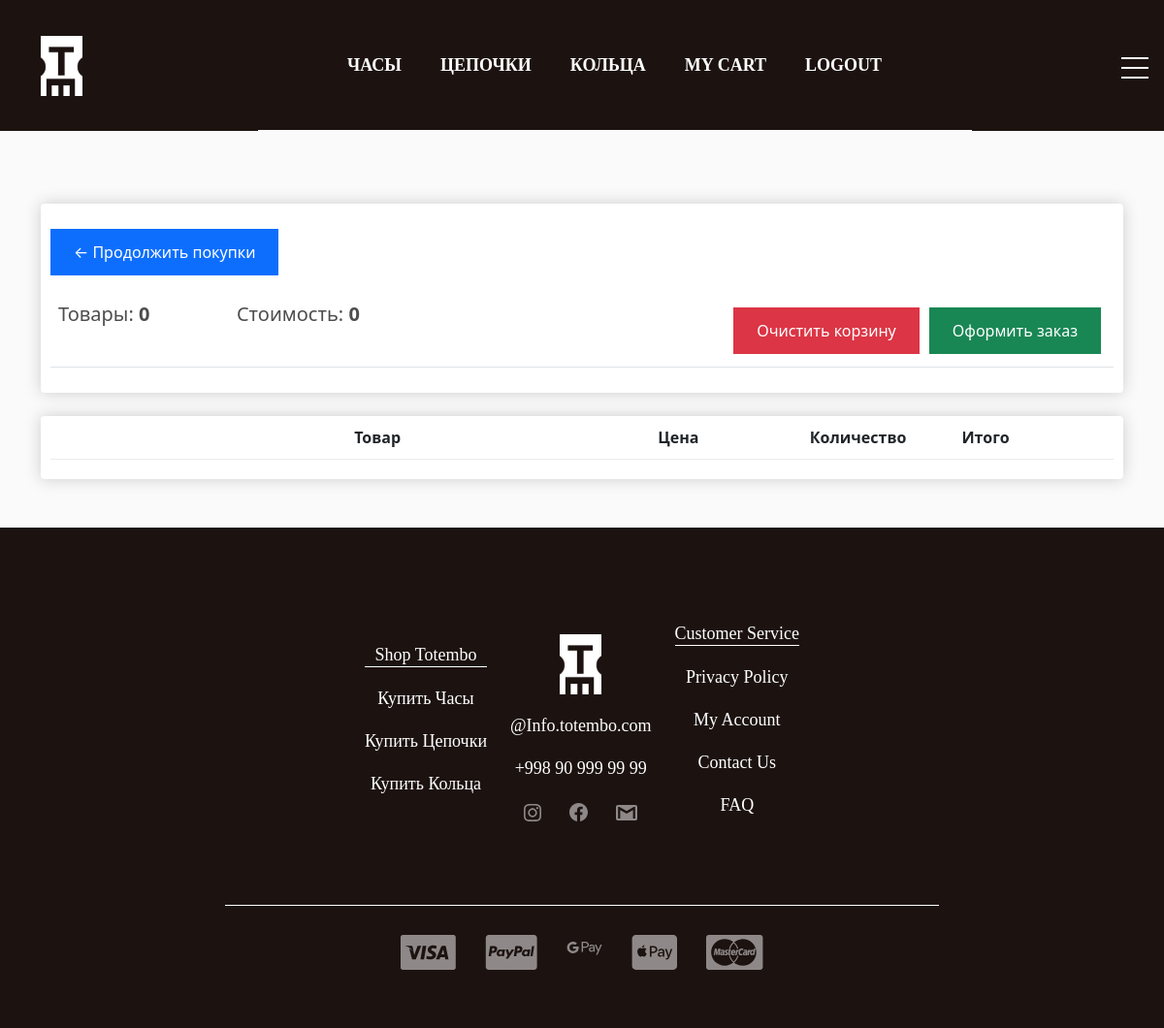
The app's page /cart (signed in) with its own data.
### store/models.py (models this page shows, shortened)
class Category(models.Model):
    title = models.CharField(max_length=50, verbose_name='Наименование категории')
    image = models.ImageField(upload_to='categories/', null=True, blank=True, verbose_name='Изображение')
    slug = models.SlugField(unique=True)
    def get_absolute_url(self):
        return reverse('category', kwargs={'slug': self.slug})
    def __str__(self):
        return self.title
    class Meta:
        verbose_name = 'Категория'
        verbose_name_plural = 'категории'

class Order(models.Model):
    customer = models.ForeignKey(Customer, on_delete=models.SET_NULL, blank=True, null=True)
    created_at = models.DateTimeField(auto_now_add=True)
    is_completed = models.BooleanField(default=False)
    @property
    def get_cart_total_price(self):
        order_products = self.orderproduct_set.all()
        total_price = sum([product.get_total_price for product in order_products])
        return total_price
    @property
    def get_cart_total_quantity(self):
        order_products = self.orderproduct_set.all()
        total_quantity = sum([product.quantity for product in order_products])
        return total_quantity
    class Meta:
        verbose_name = 'Заказ'
        verbose_name_plural = 'Заказы'

### store/views.py (the view)
# urls.py: path('cart', cart, name='cart'),
def cart(request):
    cart_info = get_cart_data(request)
    context = {
        'cart_total_quantity': cart_info['cart_total_quantity'],
        'order': cart_info['order'],
        'products': cart_info['products']
    }
    return render(request, 'store/cart.html', context)

### store/templatetags/store_tags.py (called while the page is built)
@register.simple_tag()
def get_categories():
    return Category.objects.all()

### store/utils.py (called while the page is built)
def get_cart_data(request):
    if request.user.is_authenticated:
        user_cart = CartForAuthenticatedUser(request)
        cart_info = user_cart.get_cart_info()
    return {
        'cart_total_quantity': cart_info['cart_total_quantity'],
        'cart_total_price': cart_info['cart_total_price'],
        'order': cart_info['order'],
        'products': cart_info['products']
    }

    def get_cart_info(self):
        customer, created = Customer.objects.get_or_create(
            user=self.user,
            name=self.user.username,
            email=self.user.email
        )
        order, created = Order.objects.get_or_create(
            customer=customer
        )
        order_products = order.orderproduct_set.all()
        cart_total_quantity = order.get_cart_total_quantity
        cart_total_price = order.get_cart_total_price
        return {
            'cart_total_price': cart_total_price,
            'cart_total_quantity': cart_total_quantity,
            'order': order,
            'products': order_products
        }

### store/templates/store/cart.html (shortened to what this page needs)
{% extends 'base.html' %}
{% block main %}
<main>
    <div class="container" style="margin-bottom: 50px;">
        <div class="row">
            <div class="col-lg-12">
                <div class="box-element">
                    <div style="margin-bottom: 20px;">
                        <a class="btn btn-primary" href="{% url 'product_list' %}">&#x2190; Продолжить покупки</a>
                    </div>
                    <table class="table">
                        <tr>
                            <th><h5>Товары: <strong>{{ order.get_cart_total_quantity }}</strong></h5></th>
                            <th><h5>Стоимость: <strong>{{ order.get_cart_total_price }}</strong></h5></th>
                            <th>
                                <a href="{% url 'checkout' %}" style="float:right; margin:5px;" class="btn btn-success">Оформить заказ</a>
                                <a href="{% url 'clear' %}" style="float:right; margin:5px;" class="btn btn-danger">Очистить корзину</a>
                            </th>
                        </tr>
                    </table>
                </div>
                <br>
                <div class="box-element">
                    <div class="cart-row">
                        <div style="flex:2"></div>
                        <div style="flex:2"><strong>Товар</strong></div>
                        <div style="flex:1"><strong>Цена</strong></div>
                        <div style="flex:1"><strong>Количество</strong></div>
                        <div style="flex:1"><strong>Итого</strong></div>
                    </div>
                </div>
            </div>
        </div>
    </div>
</main>
{% endblock main %}

### templates/components/_header_nav_menu.html
{% load store_tags %}
<ul class="header_nav-menu d-flex justify-content-center flex-wrap text-center">
    {% get_categories as categories %}
    {% for category in categories %}
    <li class="header_nav-item">
        <a class="header_nav-link " href="{{ category.get_absolute_url }}">
            {{ category|upper }}
        </a>
    </li>
    {% endfor %}
    {% if request.user.is_authenticated %}
    <li class="header_nav-item mt-3 mt-lg-0">
        <a class="header_nav-link " href="{% url 'cart' %}">MY CART</a>
    </li>
    {% endif %}
    <li class="header_nav-item mt-3 mt-lg-0">
        {% if not request.user.is_authenticated %}
        <a class="header_nav-link " href="{% url 'login_register' %}">
            SIGN UP
        </a>
        {% else %}
        <a class="header_nav-link " href="{% url 'logout' %}">
            LOGOUT
        </a>
        {% endif %}
    </li>
</ul>

### templates/components/_footer.html (shortened to what this page needs)
{% load static %}
{% load store_tags %}
<footer>
    <div class="container">
        <div class="row flex-column flex-md-row justify-content-center align-items-center text-center">
            <div class="col-auto mt-2 mt-md-0">
                <ul class="">
                    <li class="footer_nav-item_header">
                        <a class="footer_nav-link_header" href="{% url 'product_list' %}">
                            Shop Totembo
                        </a>
                    </li>
                    {% get_categories as categories %}
                    {% for category in categories %}
                    <li class="footer_nav-item">
                        <a class="footer_nav-link" href="{{ category.get_absolute_url }}">
                            Купить {{ category.title }}
                        </a>
                    </li>
                    {% endfor %}
                </ul>
            </div>
            <div class="col-auto mt-2 mt-md-0">
                <ul>
                    <li class="footer_nav-item"><a href="">
                        <img src="{% static 'store/images/header_logo.jpg' %}" alt="">
                    </a></li>
                    <li class="footer_nav-item"><a class="footer_nav-link"
                                                   href="mailto: @Info.totembo.com">@Info.totembo.com</a></li>
                    <li class="footer_nav-item"><a class="footer_nav-link" href="tel: +998909999999">+998 90 999 99
                        99</a></li>
                    <li class="footer_nav-item d-flex justify-content-around align-items-center">
                        <a class="footer_svg" href="">
                        </a>
                        <a class="footer_svg" href="">
                        </a>
                        <a class="footer_svg" href="">
                        </a>
                    </li>
                </ul>
            </div>
            <div class="col-auto mt-2 mt-md-0">
                <ul>
                    <li class="footer_nav-item_header"><a class="footer_nav-link_header" href="">Customer
                        Service</a></li>
                    <li class="footer_nav-item"><a class="footer_nav-link" href="">Privacy Policy</a></li>
                    <li class="footer_nav-item"><a class="footer_nav-link" href="">My Account</a></li>
                    <li class="footer_nav-item"><a class="footer_nav-link" href="">Contact Us</a></li>
                    <li class="footer_nav-item"><a class="footer_nav-link" href="">FAQ</a></li>
                </ul>
            </div>
        </div>
        <div class="row justify-content-center">
            <div class="col-8">
                <ul class="footer_pay-block d-flex justify-content-center">
                    <li class="footer_pay-card footer_svg"><a href="">
                    </a></li>
                    <li class="footer_pay-card footer_svg"><a href="">
                    </a></li>
                    <li class="footer_pay-card footer_svg"><a href="">
                    </a></li>
                    <li class="footer_pay-card footer_svg"><a href="">
                    </a></li>
                    <li class="footer_pay-card footer_svg"><a href="">
                    </a></li>
                </ul>
            </div>
        </div>
    </div>
</footer>

### store/static/store/style/style.css (style rules this page uses)
ul, li { padding: 0; margin: 0; }
a, li { text-decoration: none; list-style: none; }
.header_nav-item { list-style: none; }
.header_nav-link { font-family: Montserrat; font-weight: 600; font-size: 18px; color: #fff; line-height: 22px; margin: 0 20px; text-decoration: none; }
.header_nav-menu { border-bottom: 1px solid white; padding: 55px 0; }
.btn { display: inline-block; border: none; color: #fff; padding: 0.75rem 1.5rem; margin-top: 1rem; transition: opacity 1s ease-in-out; text-decoration: none; }
footer { background-color: #1C1311; padding-top: 90px; padding-bottom: 60px; }
.footer_nav-item_header { border-bottom: 1px solid white; }
.footer_nav-item { margin-top: 20px; }
.footer_nav-link { font-family: Montserrat; font-weight: 300; font-size: 18px; line-height: 22px; color: #FFFFFF; }
.footer_nav-link_header { font-family: Montserrat; font-weight: 500; font-size: 18px; line-height: 22px; color: #FFFFFF; }
.footer_pay-block { margin-top: 85px; padding-top: 30px; border-top: 1px solid white; }
.footer_pay-card { margin-left: 15px; margin-right: 15px; }

### store/static/store/style/additional_style.css (style rules this page uses)
body { background-color: hsl(0, 0%, 98%); }
h1,h2,h3,h4,h5,h6 { color:hsl(0, 0%, 30%); }
.box-element { box-shadow:hsl(0, 0%, 80%) 0 0 16px; background-color: #fff; border-radius: 4px; padding: 10px; }
.col-lg-4, .col-lg-6, .col-lg-8, .col-lg-12 { margin-top: 10px; }
.btn { border-radius: 0; }
.cart-row { display: flex; align-items: flex-stretch; padding-bottom: 10px; margin-bottom: 10px; border-bottom: 1px solid #ececec; }

### records on screen
Category: title "ЧАСЫ", title "Часы"
Category: title "ЦЕПОЧКИ", title "Цепочки"
Category: title "КОЛЬЦА", title "Кольца"
Order: get_cart_total_quantity "0", get_cart_total_price "0"
